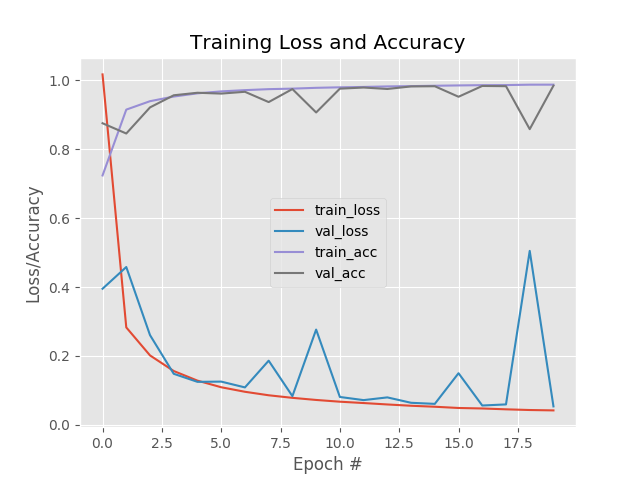
#> input picture Lenet01.png, 640 x 480 px
$ python knn.py --dataset .
#> lines starting #> are read from the running program, lines starting #| are printed output that depends on the picture
### pyimagesearch/datasets/simpledatasetloader.py
# import the necessary packages

import numpy as np
import cv2
import os

class SimpleDatasetLoader:
	def __init__(self, preprocessors=None):
		# store the image preprocessor
		self.preprocessors = preprocessors

		# if the preprocessors are None, initialise them as empty list
		if self.preprocessors is None:
			self.preprocessors = []

	def load(self, imagePaths, verbose=-1):
		#initialise the list of features and labels
#> called with verbose = 500
		data = []
		labels = []

		# loop over the input data(images)
		for (i, imagePath) in enumerate(imagePaths):
			# load the image and extract the class label assuming
			# that our path has the following format:
			#/path/to/dataset/{class}/{image}.jpg
			image = cv2.imread(imagePath)
#> image is the input picture: shape (480, 640, 3); mean B, G, R 236.3, 235.8, 236
			label = imagePath.split(os.path.sep)[-2]

			# check to see if our preprocessors are not None
			if self.preprocessors is not None:
				#loop over preprocessors and apply each to image
				for p in self.preprocessors:
					image = p.preprocess(image)
#> this loop made 1 pass
#> pass 1, in load, `image = p.preprocess(image)`:
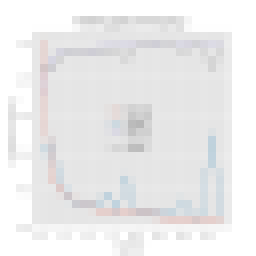
#> image: shape (32, 32, 3) (shown 8 times larger); mean B, G, R 236.2, 235.8, 236
			# treat or processed image as a feature vector
			# by updating the data list followed by the labels
			data.append(image)
			labels.append(label)

			#show an update every 'verbose' images
			if verbose >0 and i > 0 and (i+1) % verbose == 0:
				print ("[INFO] processed {}/{}".format(i+1,
					len(imagePaths)))
#> pass 2 of the loop in load, `for (i, imagePath) in enumerate(imagePaths):`:
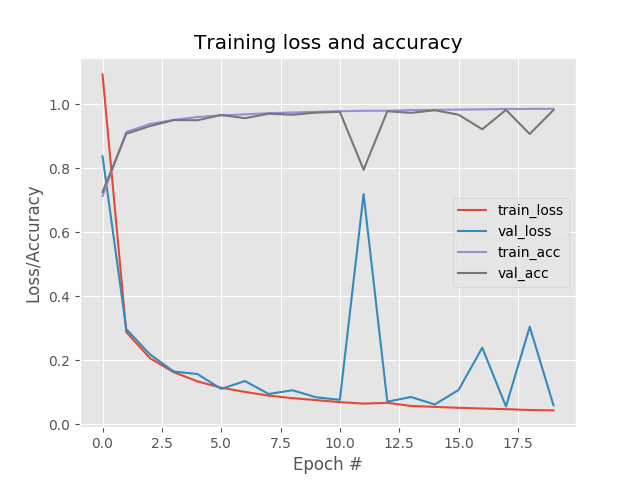
#> input picture Lenet02.png, 640 x 480 px
#> in load, image is the input picture: shape (480, 640, 3); mean B, G, R 236.2, 235.7, 235.7
#> the loop in load, `for p in self.preprocessors:` made 1 pass
#> pass 1, in load, `image = p.preprocess(image)`:
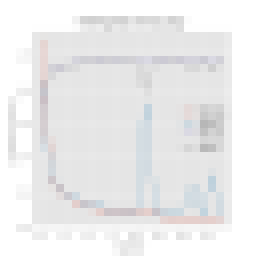
#> image: shape (32, 32, 3) (shown 8 times larger); mean B, G, R 236.2, 235.7, 235.7
		# return a tuple of data and labels
		return (np.array(data), np.array(labels))

### pyimagesearch/preprocessing/simplepreprocessor.py

# import the necessary pacakages
import cv2

class SimplePreprocessor:
	def __init__(self, width, height, inter=cv2.INTER_AREA):
		# store the target image width, height, and interpolations
		# method used when resizing
		self.width = width
		self.height = height
		self.inter = inter

	def preprocess(self, image):
		# resize the image to a fixed size, ignoring the aspect
		# ratio
		return cv2.resize(image, (self.width, self.height),
			interpolation=self.inter)

### knn.py
#import necessary packages

from sklearn.neighbors import KNeighborsClassifier
from sklearn.preprocessing import LabelEncoder
from sklearn.model_selection import train_test_split
from sklearn.metrics import classification_report

from pyimagesearch.preprocessing import SimplePreprocessor
from pyimagesearch.datasets import SimpleDatasetLoader
from imutils import paths
import argparse

#construct the argument parse and arse the arguments
ap = argparse.ArgumentParser()
ap.add_argument("-d","--dataset", required=True,
    help="path to input database")
ap.add_argument("-k","--neighbors", type=int, default=1,
    help="# of nearest neighbors for classification")
ap.add_argument("-j","--jobs", type=int, default=-1,
    help="# of jobs for k-NN distance (-1 uses all available cores)")
args = vars(ap.parse_args())

# grab the list of images that we will be describing
print("[INFO] loading images...")
imagePaths = list(paths.list_images(args["dataset"]))
#print ("[ --INFO--imagePaths-- ]",imagePaths)

# initialise the image preprocessor, load the dataset from disk,
# and reshape the data matrix

sp = SimplePreprocessor(32,32)
sdl = SimpleDatasetLoader(preprocessors=[sp])
(data,labels) = sdl.load(imagePaths,verbose=500)
data = data.reshape((data.shape[0],3072))

#show some information on memory consumption of images

print("[INFO] features matrix: {:.1f}MB".format(
     data.nbytes / (1024*1000.0)))
#| [INFO] features matrix: 0.0MB

# encode labels as integers
le = LabelEncoder()
labels = le.fit_transform(labels)
#> labels = [0, 0]

#partition the dataset into training , testing splits using
# 75% of data for training and balance 25% for testing
(trainX, testX, trainY, testY) = train_test_split(data, labels,
	test_size=0.25, random_state = 42)
#> trainY = [0]; testY = [0]

#train and evaluate a k-NN classifier on the raw pixel intensities

print("[INFO] evaluating k-NN classifier...")
model = KNeighborsClassifier(n_neighbors = args["neighbors"],
	n_jobs = args["jobs"])
model.fit(trainX, trainY)
print(classification_report(testY, model.predict(testX),
	target_names=le.classes_))
#|               precision    recall  f1-score   support
#|            .       1.00      1.00      1.00         1
#|     accuracy                           1.00         1
#|    macro avg       1.00      1.00      1.00         1
#| weighted avg       1.00      1.00      1.00         1
